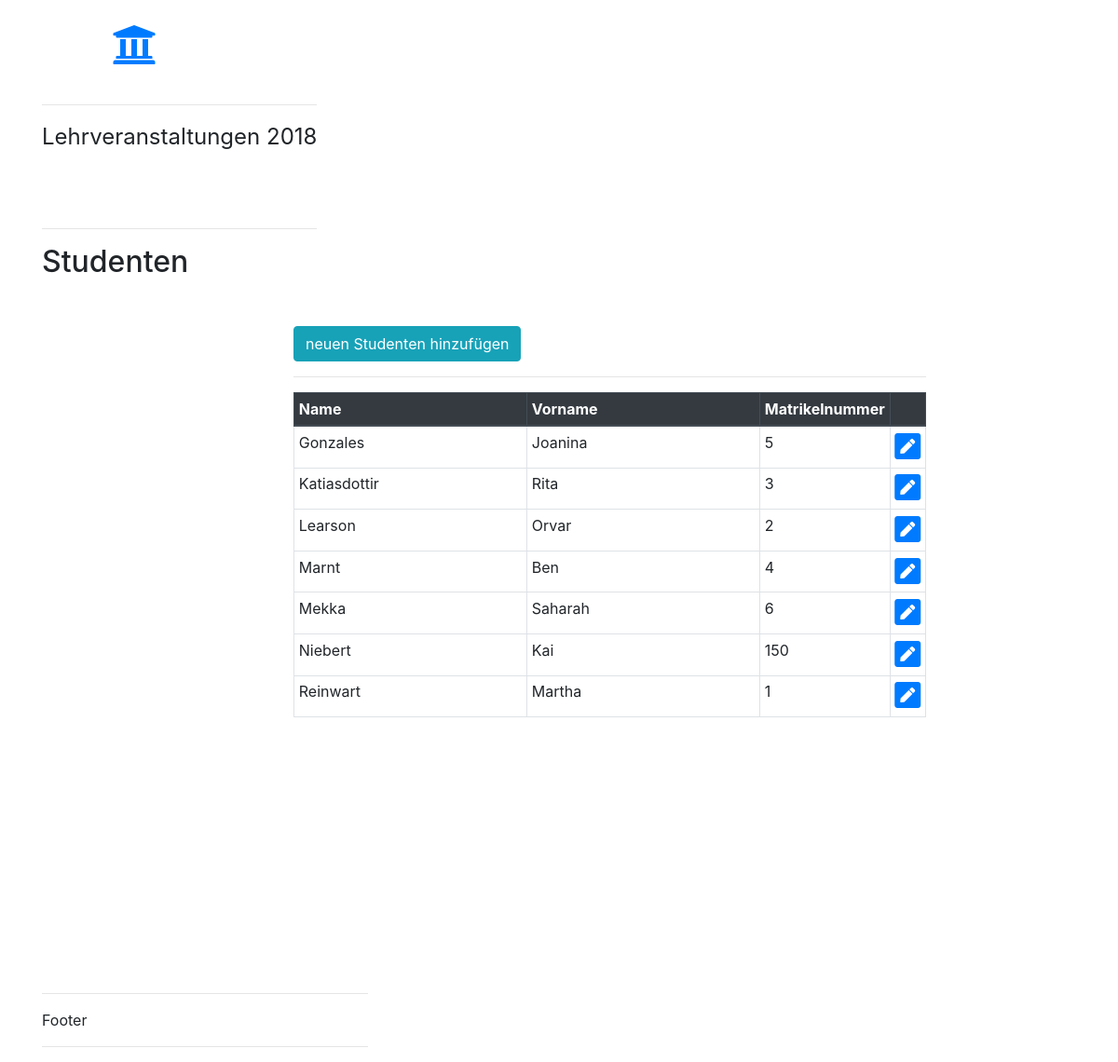
The page /belegungen/studenten/ on the database its author committed.
### belegungen/models.py (models this page shows, shortened)
class Student(models.Model):
    matrikel_nr = models.IntegerField(default=0)
    stud_name = models.CharField(max_length=150)
    stud_vorname = models.CharField(max_length=150)

### belegungen/views.py (the view)
# urls.py: path('studenten/', views.studenten_liste, name='studenten_liste'),
def studenten_liste(request, pk=None):
    studi = Student.objects.order_by('stud_name')
    if pk == None:
        student = Student()
        page_title = "Studenten"
    else:
        student = get_object_or_404(Student, pk=pk)
        page_title = "Bearbeiten"
    if request.method == 'POST':
        form = StudentForm(request.POST, instance=student)
        if form.is_valid():
            form.save()
            messages.success(request, 'Gespeichert')
            return HttpResponseRedirect(reverse('belegungen/studenten_liste'))
        else:
            messages.error(request, "Es ist ein Fehler aufgetreten!")
    else:
        form = StudentForm(instance=student)
        return render(request, 'belegungen/studenten_liste.html',
                      {'page_title': page_title, 'form': form, 'student': studi, })

### belegungen/templates/belegungen/studenten_liste.html (shortened to what this page needs)
{%  extends 'belegungen/base.html' %}
{% block main_content %}
    <form action="" enctype="multipart/form-data" method="POST">
        <button type="submit" class="btn btn-info">neuen Studenten hinzufügen</button>
    </form>
<hr>
    <table class="table table-sm table-hover table-bordered">
        <thead class="thead-dark">
        <tr>
            <th style="min-width: 250px">Name</th>
            <th style="min-width: 250px">Vorname</th>
            <th>Matrikelnummer</th>
            <th>&nbsp;</th>
        </tr>
        </thead>
        {% for s in student%}
            <tr>
                <td>{{ s.stud_name }}</td>
                <td>{{ s.stud_vorname }}</td>
                <td>{{ s.matrikel_nr }}</td>
                <td><a href="{% url "belegungen:student_detail" s.id %}" class="fas fa-pen-square fa-2x"></a></td>
            </tr>
        {% endfor %}
    </table>
{% endblock %}

### rows shown on the page
Student: stud_name "Gonzales", stud_vorname "Joanina", matrikel_nr "5"
Student: stud_name "Katiasdottir", stud_vorname "Rita", matrikel_nr "3"
Student: stud_name "Learson", stud_vorname "Orvar", matrikel_nr "2"
Student: stud_name "Marnt", stud_vorname "Ben", matrikel_nr "4"
Student: stud_name "Mekka", stud_vorname "Saharah", matrikel_nr "6"
Student: stud_name "Niebert", stud_vorname "Kai", matrikel_nr "150"
Student: stud_name "Reinwart", stud_vorname "Martha", matrikel_nr "1"

### other values the page prints
{{ page_title }} "Studenten"
